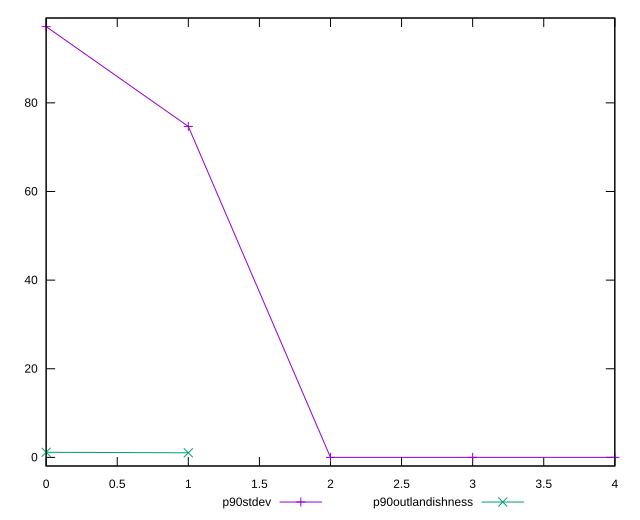

Generate this figure with gnuplot:
reset

$p90Stdev <<EOF
0 97.2012724703263
1 74.67539532717764
2 0
3 0
4 0
EOF

$p90Outlandishness <<EOF
0 1.1516690523877215
1 1.033592988790071
EOF

set key outside below
set xrange [0:4]
set yrange [-1.944025449406526:99.14529791973283]
set trange [-1.944025449406526:99.14529791973283]
set terminal svg size 640, 520 enhanced background rgb 'white'
set output "report_00025_2021-02-22T21:38:55.199Z/unminified-css/progression/stddev.svg"

plot $p90Stdev title "p90stdev" with linespoints, \
     $p90Outlandishness title "p90outlandishness" with linespoints

reset
